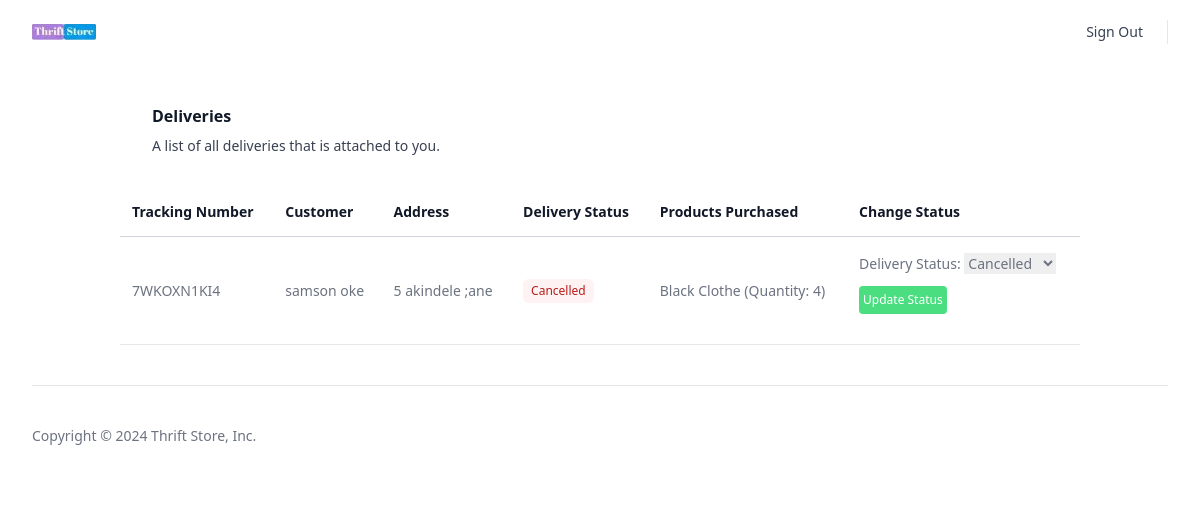
The app's page /deliveries/ (signed in), older data.
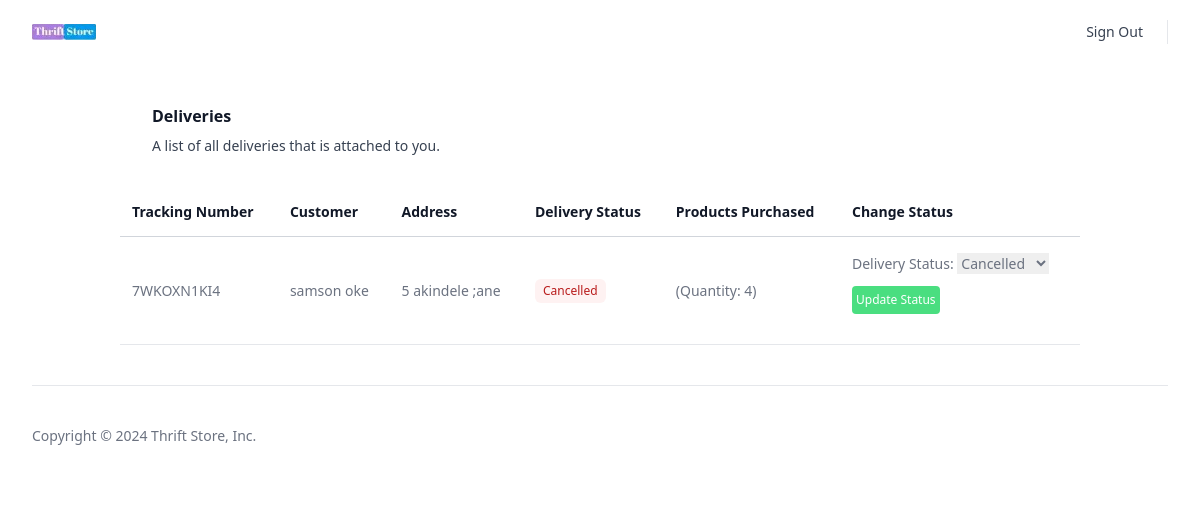
The same page, newer data.
### store/models.py (models this page shows, shortened)
class OrderItem(models.Model):
    product = models.ForeignKey(Product, on_delete=models.SET_NULL, null=True)
    order = models.ForeignKey(Order, on_delete=models.SET_NULL, null=True)
    quantity = models.IntegerField(default=0, blank=True, null=True)
    date_added = models.DateTimeField(auto_now_add=True)

class Product(models.Model):
    name = models.CharField(max_length=255)
    price = models.FloatField()
    digital = models.BooleanField(default=False, null=True, blank=False)
    image = models.ImageField(null=True, blank=True)
    quantity = models.IntegerField(default=0)  # Add this field for product quantity
    description = models.TextField()

### store/views.py (the view, shortened to what this page needs)
# urls.py: path('deliveries/', views.all_deliveries, name='all_deliveries'),
@login_required
def all_deliveries(request):
    try:
        driver = request.user
        if DeliveryDriver.objects.filter(user=driver).exists():
            print('sam')
        else:
            return HttpResponse("You can't view this page. It only for drivers", status=403)
    except DeliveryDriver.DoesNotExist:
        return HttpResponse("You can't view this", status=403)
        messages.error(request, "You do not have permission to view this page.")
    driver = DeliveryDriver.objects.get(user=driver)
    deliveries = Delivery.objects.filter(driver=driver)
    forms = [DeliveryStatusUpdateForm(instance=delivery) for delivery in deliveries]
    deliveries_with_forms = zip(deliveries, forms)
    context = {
        'deliveries_with_forms': deliveries_with_forms,  # Pass zipped data
    }
    return render(request, 'store/deliveries.html', context)

### store/templates/store/deliveries.html (shortened to what the changed rows need)
{% extends 'store/base.html' %}
{% block content %}
	<div class="mx-auto my-10" style="width: 80%;">
		<div class="px-4 sm:px-6 lg:px-8">
			<div class="sm:flex sm:items-center">
				<div class="sm:flex-auto">
					<h1 class="text-base font-semibold leading-6 text-gray-900">Deliveries</h1>
				</div>
			</div>
			<div class="mt-8 flow-root">
				<div class="-mx-4 -my-2 sm:-mx-6 lg:-mx-8">
					<div class="inline-block min-w-full py-2 align-middle">
						<table class="min-w-full border-separate border-spacing-0">
							<thead>
								<tr>
									<th scope="col"
										class="sticky top-0 z-10 border-b border-gray-300 bg-white bg-opacity-75 px-3 py-3.5 text-left text-sm font-semibold text-gray-900 backdrop-blur backdrop-filter">
										Tracking Number</th>
									<th scope="col"
										class="sticky top-0 z-10 border-b border-gray-300 bg-white bg-opacity-75 px-3 py-3.5 text-left text-sm font-semibold text-gray-900 backdrop-blur backdrop-filter">
										Customer</th>
									<th scope="col"
										class="sticky top-0 z-10 border-b border-gray-300 bg-white bg-opacity-75 px-3 py-3.5 text-left text-sm font-semibold text-gray-900 backdrop-blur backdrop-filter">
										Address</th>
									<th scope="col"
										class="sticky top-0 z-10 border-b border-gray-300 bg-white bg-opacity-75 px-3 py-3.5 text-left text-sm font-semibold text-gray-900 backdrop-blur backdrop-filter">
										Delivery Status</th>
									<th scope="col"
										class="sticky top-0 z-10 border-b border-gray-300 bg-white bg-opacity-75 px-3 py-3.5 text-left text-sm font-semibold text-gray-900 backdrop-blur backdrop-filter">
										Products Purchased</th>
									<th scope="col"
										class="sticky top-0 z-10 border-b border-gray-300 bg-white bg-opacity-75 px-3 py-3.5 text-left text-sm font-semibold text-gray-900 backdrop-blur backdrop-filter">
										Change Status</th>
								</tr>
							</thead>
							<tbody>
								{% for delivery, form in deliveries_with_forms %}
								<tr>
									<td
										class="hidden whitespace-nowrap border-b border-gray-200 px-3 py-4 text-sm text-gray-500 lg:table-cell">
										{{ delivery.tracking_number }}</td>
									<td
										class="hidden whitespace-nowrap border-b border-gray-200 px-3 py-4 text-sm text-gray-500 lg:table-cell">
										{{ delivery.customer.name }}</td>
									<td
										class="hidden whitespace-nowrap border-b border-gray-200 px-3 py-4 text-sm text-gray-500 lg:table-cell">
										{{ delivery.address }}</td>
									<td
										class="hidden whitespace-nowrap border-b border-gray-200 px-3 py-4 text-sm lg:table-cell">
										{% if delivery.get_status_display == 'Pending' %}
										<span class="inline-flex items-center rounded-md bg-yellow-50 px-2 py-1 text-xs font-medium text-yellow-700 ring-inset ring-yellow-600/20 " >{{ delivery.get_status_display }}</span></td>
										{% elif delivery.get_status_display == 'Shipped' %}
										<span class="inline-flex items-center rounded-md bg-blue-50 px-2 py-1 text-xs font-medium text-blue-700 ring-inset ring-blue-600/20">{{ delivery.get_status_display }}</span></td>
										{% elif delivery.get_status_display == 'Processing' %}
										<span class="inline-flex items-center rounded-md bg-yellow-50 px-2 py-1 text-xs font-medium text-yellow-400 ring-inset ring-yellow-600/20">{{ delivery.get_status_display }}</span></td>
										{% elif delivery.get_status_display == 'Delivered' %}
										<span class="inline-flex items-center rounded-md bg-green-50 px-2 py-1 text-xs font-medium text-green-700 ring-inset ring-green-600/20">{{ delivery.get_status_display }}</span></td>
										{% else %}
										<span class="inline-flex items-center rounded-md bg-red-50 px-2 py-1 text-xs font-medium text-red-700 ring-inset ring-red-600/20">{{ delivery.get_status_display }}</span></td>
										{% endif %}
									<td
										class="hidden whitespace-nowrap border-b border-gray-200 px-3 py-4 text-sm text-gray-500 lg:table-cell">
										<ul>
											{% for item in delivery.order.orderitem_set.all %}
												<li>{{ item.product.name }} (Quantity: {{ item.quantity }})</li>
											{% endfor %}
											</ul>
										</td>
									<td
										class="hidden whitespace-nowrap border-b border-gray-200 px-3 py-4 text-sm text-gray-500 lg:table-cell">
										<form method="POST">
											{{ form.as_p }}
											<button type="submit" style="font-size: 12px;" class="mt-3 p-1 rounded text-white bg-green-400">Update Status</button>
										</form>
									</td>
								</tr>
								{% endfor %}
							</tbody>
						</table>
					</div>
				</div>
			</div>
		</div>
	</div>
	{% endblock %}

Row changes from the older to the newer data that the page shows:
changed OrderItem: product.name "Black Clothe" → (not shown)
